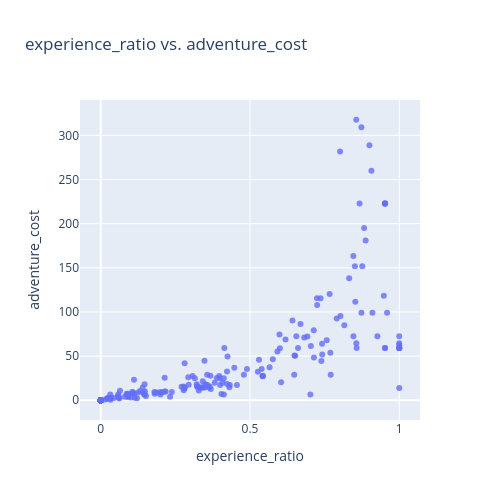

The notebook cell saved with this chart:
### Markdown cell above
--> will drop total_expense and will keep budget utilization because it shows a better account of my behaviour as a moved to different places and had different budgets

### Code cell
corr_check(df_fin, 'experience_ratio', 'adventure_cost')

### Figure 1 — Plotly figure (JSON) as saved in the notebook; plotly's stock layout.template omitted (floating-point values rounded to 4 significant figures; data arrays with more than 128 entries replaced by an {"elided": "..."} marker saying what was removed)
{"data": [{"hovertemplate": "experience_ratio=%{x}<br>adventure_cost=%{y}<extra></extra>", "legendgroup": "", "marker": {"color": "#636efa", "opacity": 0.8, "symbol": "circle"}, "mode": "markers", "name": "", "orientation": "v", "showlegend": false, "type": "scatter", "x": {"elided": "429 float values"}, "xaxis": "x", "y": {"elided": "429 float values"}, "yaxis": "y"}], "layout": {"height": 500, "legend": {"tracegroupgap": 0}, "title": {"text": "experience_ratio vs. adventure_cost"}, "width": 500, "xaxis": {"anchor": "y", "domain": [0, 1], "title": {"text": "experience_ratio"}}, "yaxis": {"anchor": "x", "domain": [0, 1], "title": {"text": "adventure_cost"}}}}
